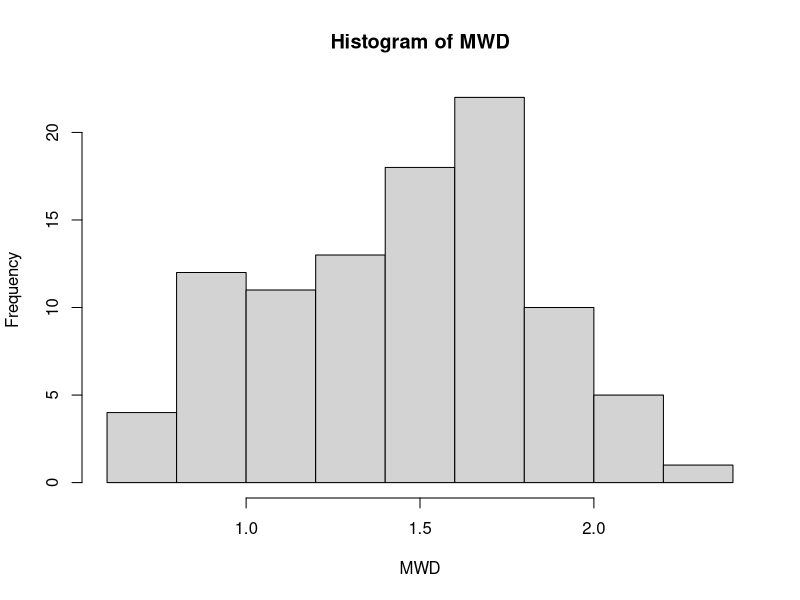
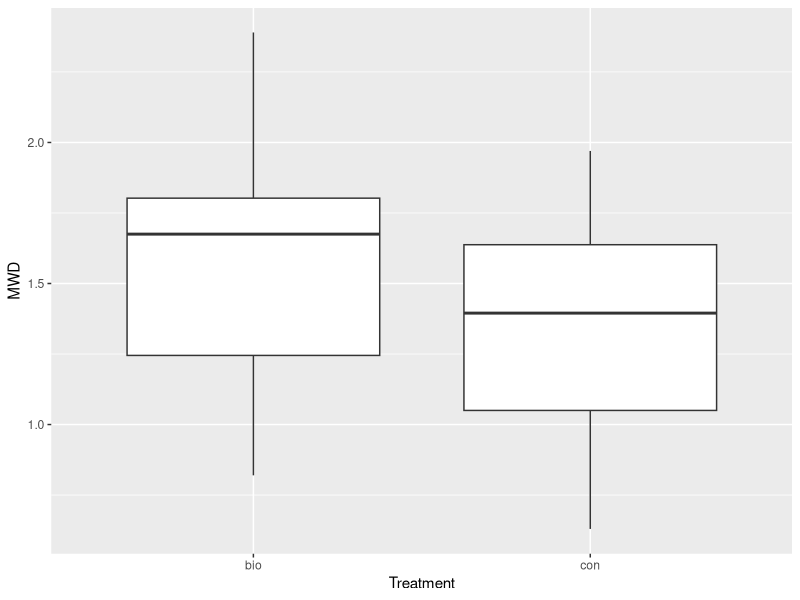
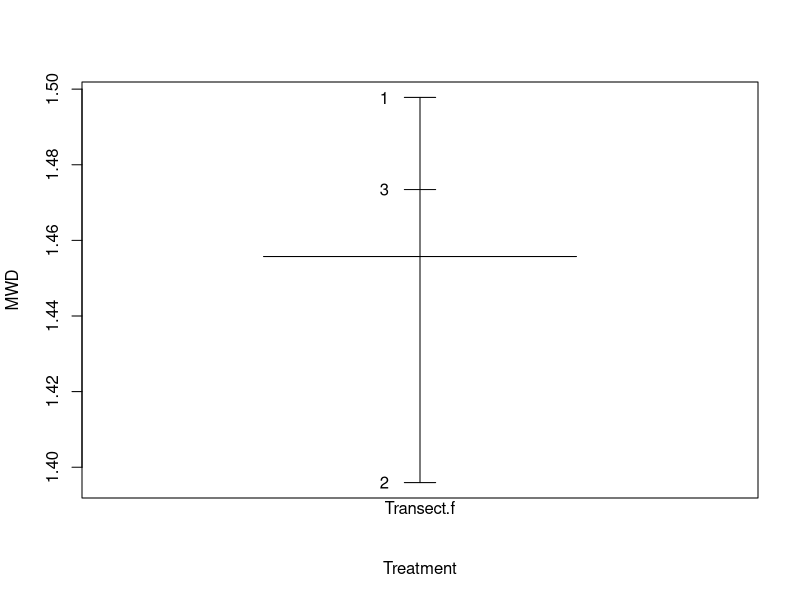
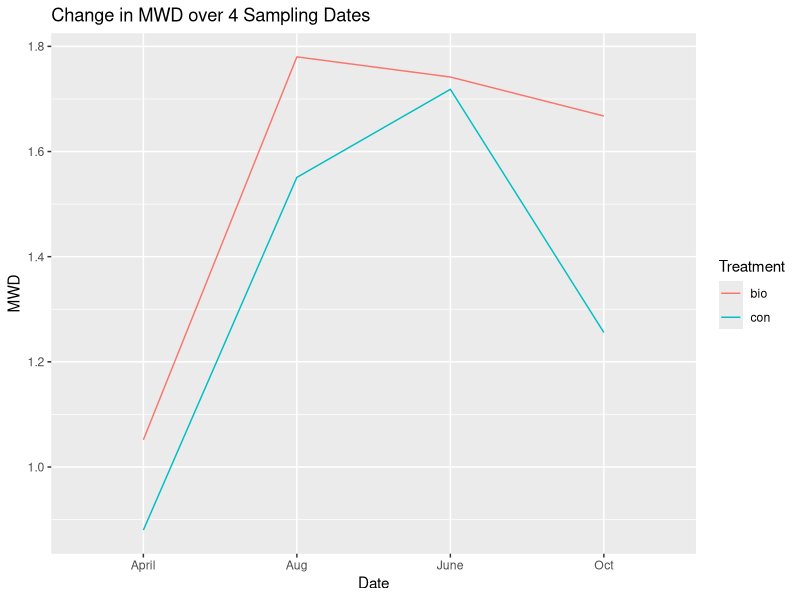
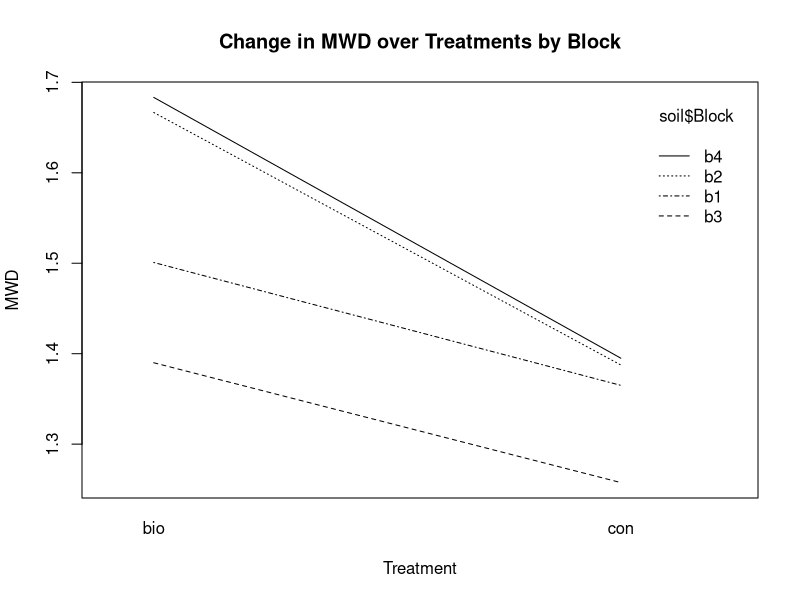
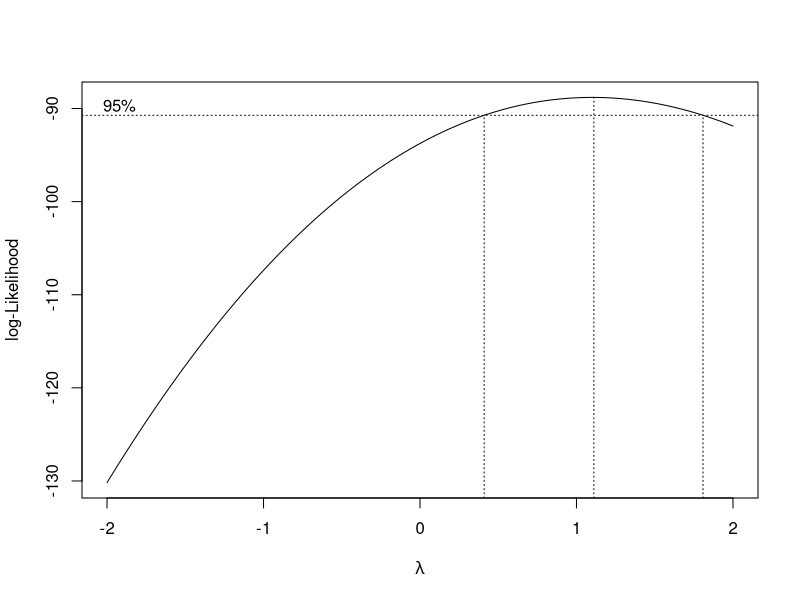
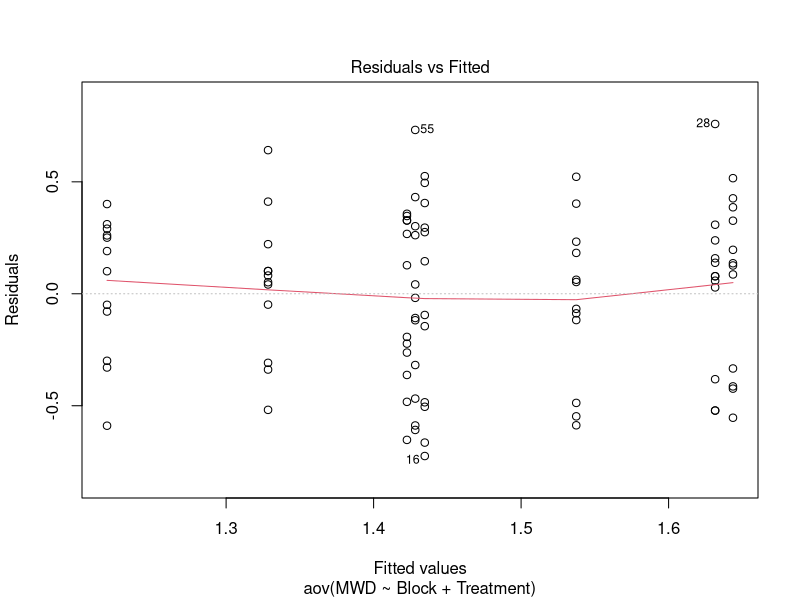
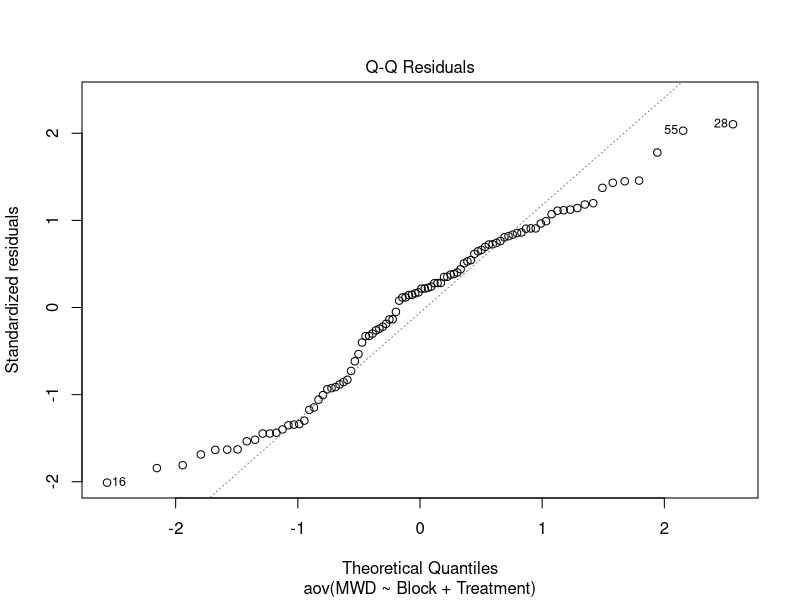

Reproduce these figures in R, in order.
## ---- chunk 1
library("ggplot2")
library(lme4)
library(reshape2)
library(MASS)
library(dplyr)
## ---- chunk 2
soil<-read.table("MWD.csv", sep = ",", header = T) 
head(soil)
str(soil)
with(soil,table(Treatment, Date))
group_by(soil,Date,Treatment) %>%
  summarise(mean(MWD))
## ---- chunk 3
hist(soil$MWD, xlab="MWD", main = "Histogram of MWD")

ggplot(aes(x=soil$Treatment,y=soil$MWD), data=soil) + geom_boxplot() + labs(y="MWD", x="Treatment", main="Boxplot of MWD for the Two Treatment Groups")
tapply(soil$MWD, soil$Treatment, mean)
tapply(soil$MWD, soil$Treatment, sd)

Transect.f<-as.factor(soil$Transect)
plot.design(MWD~Treatment+Block+Date+Transect.f, data = soil, xlab="Treatment", ylab="MWD")

ggplot(soil, aes(x = Date, y = MWD, group = Treatment, colour = Treatment)) +
stat_summary(fun.y="mean", geom = "line") +
labs(x = "Date", title = "Change in MWD over 4 Sampling Dates")
## ---- chunk 4
interaction.plot(soil$Treatment, soil$Block, soil$MWD, xlab="Treatment", ylab="MWD", main="Change in MWD over Treatments by Block")
## ---- chunk 5
boxcox(MWD~Block+Treatment, data=soil) # To see if transformation on y is needed
soil.rbd<-aov(MWD~Block+Treatment, soil)
summary(soil.rbd)
plot(soil.rbd)
## ---- chunk 6
boxcox(MWD~Block+Treatment*Date, data=soil)
soil.rbd2<-aov(sqrt(MWD)~Block+Treatment*Date, soil)
summary(soil.rbd2)
plot(soil.rbd2)
## ---- chunk 7
lmer1<-lmer(MWD~Block*Date*Treatment+(1|Transect.f), soil)
summary(lmer1)
## ---- chunk 8
lmer2<-lmer(MWD~Block*Date*Treatment+(1|Treatment:Transect.f), soil)
summary(lmer2)
## ---- chunk 9
lmer3<-lmer(MWD~Block*Date*Treatment+(Date|Treatment:Transect.f), soil)
summary(lmer3)
## ---- chunk 10
anova(lmer1,lmer3)
anova(lmer2,lmer3)
